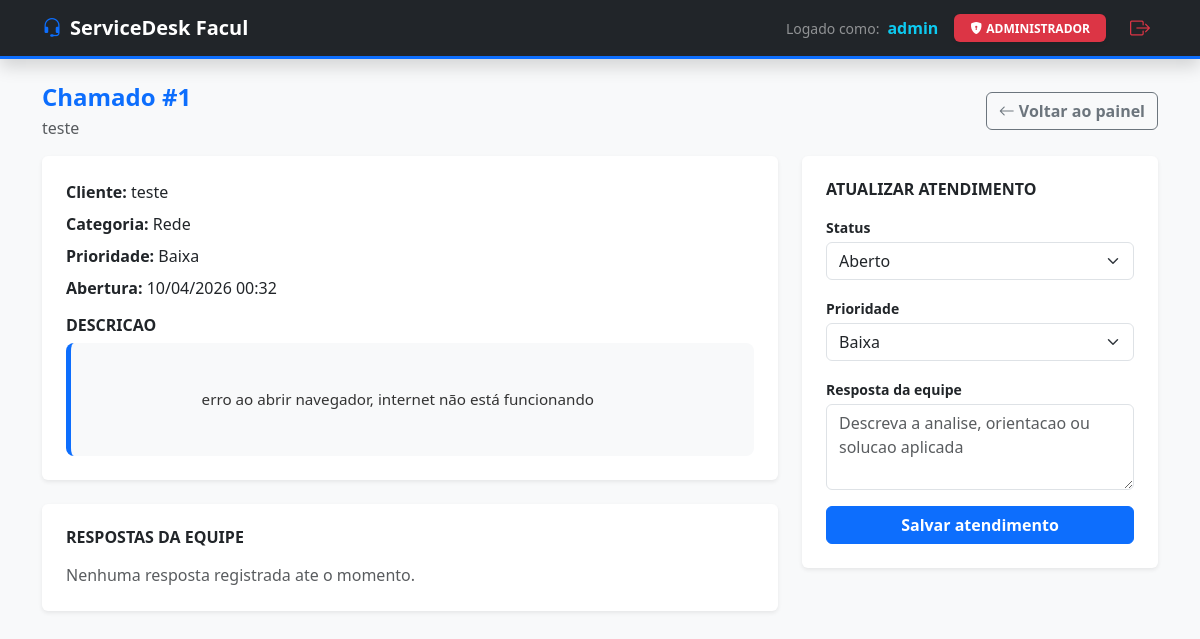
/chamado/1/ (signed in), run on an earlier commit of the app's database.
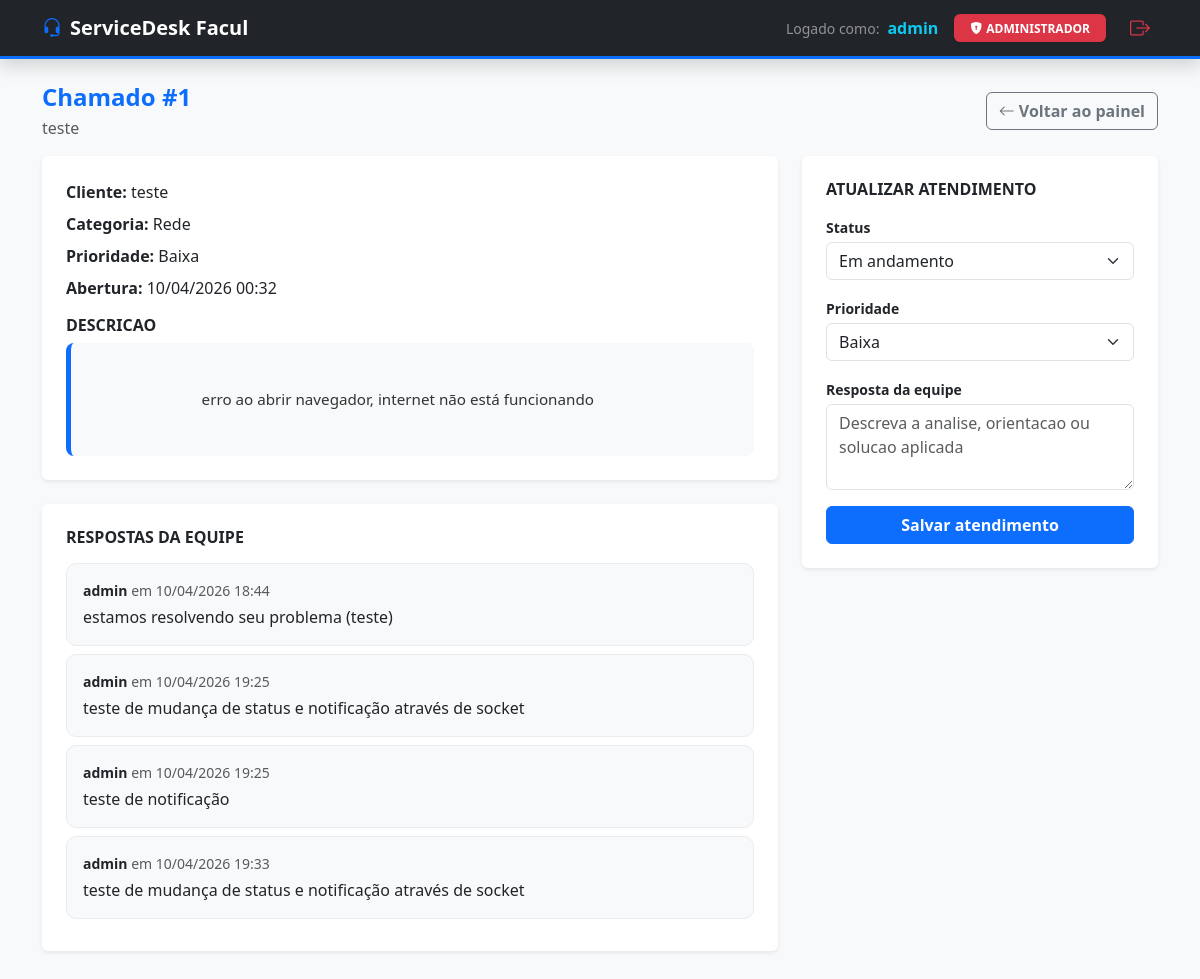
And on a later commit of the database.
### chamados/models.py (models this page shows, shortened)
class Chamado(models.Model):
    STATUS_CHOICES = [
        ("aberto", "Aberto"),
        ("andamento", "Em andamento"),
        ("concluido", "Concluido"),
    ]
    PRIORIDADE_CHOICES = [
        ("baixa", "Baixa"),
        ("media", "Media"),
        ("alta", "Alta"),
    ]
    CATEGORIA_CHOICES = [
        ("hardware", "Hardware"),
        ("software", "Software"),
        ("rede", "Rede"),
        ("acesso", "Acesso"),
        ("outros", "Outros"),
    ]
    titulo = models.CharField(max_length=100)
    descricao = models.TextField()
    categoria = models.CharField(
        max_length=20, choices=CATEGORIA_CHOICES, default="outros"
    )
    usuario = models.ForeignKey(User, on_delete=models.CASCADE)
    status = models.CharField(max_length=20, choices=STATUS_CHOICES, default="aberto")
    prioridade = models.CharField(max_length=20, choices=PRIORIDADE_CHOICES)
    data_criacao = models.DateTimeField(auto_now_add=True)
    class Meta:
        ordering = ["-data_criacao"]

class Comentario(models.Model):
    chamado = models.ForeignKey(
        Chamado, on_delete=models.CASCADE, related_name="comentarios"
    )
    usuario = models.ForeignKey(User, on_delete=models.CASCADE)
    texto = models.TextField()
    data = models.DateTimeField(auto_now_add=True)

### chamados/views.py (the view)
@login_required
def detalhe_chamado_admin(request, chamado_id):
    if not (request.user.is_staff or request.user.is_superuser):
        messages.error(request, "Somente a equipe de infra pode visualizar este chamado.")
        return redirect("lista_chamados")
    chamado = get_object_or_404(
        Chamado.objects.select_related("usuario").prefetch_related("comentarios__usuario"),
        id=chamado_id,
    )
    form_atualizacao = AtualizacaoChamadoAdminForm(chamado=chamado)
    return render(
        request,
        "chamados/detalhe_chamado/index.html",
        {"chamado": chamado, "form_atualizacao": form_atualizacao},
    )

### chamados/forms.py
class AtualizacaoChamadoAdminForm(forms.Form):
    status = forms.ChoiceField(choices=Chamado.STATUS_CHOICES, label="Status")
    prioridade = forms.ChoiceField(
        choices=Chamado.PRIORIDADE_CHOICES,
        label="Prioridade",
    )
    resposta = forms.CharField(
        label="Resposta da equipe",
        required=False,
        widget=forms.Textarea(
            attrs={
                "rows": 3,
                "placeholder": "Descreva a analise, orientacao ou solucao aplicada",
            }
        ),
    )
    def __init__(self, *args, chamado=None, **kwargs):
        super().__init__(*args, **kwargs)
        if chamado is not None:
            self.fields["status"].initial = chamado.status
            self.fields["prioridade"].initial = chamado.prioridade
        self.fields["status"].widget.attrs["class"] = "form-select"
        self.fields["prioridade"].widget.attrs["class"] = "form-select"
        self.fields["resposta"].widget.attrs["class"] = "form-control"

### chamados/templates/chamados/detalhe_chamado/index.html (shortened to what this page needs)
{% load static %}
<!DOCTYPE html>
<html lang="pt-br">
<head>
    <link href="https://cdn.jsdelivr.net/npm/bootstrap@5.3.0/dist/css/bootstrap.min.css" rel="stylesheet">
    <link rel="stylesheet" href="https://cdn.jsdelivr.net/npm/bootstrap-icons@1.11.1/font/bootstrap-icons.css">
</head>
<body class="bg-light">
    <nav class="navbar navbar-dark bg-dark mb-4 shadow">
        <div class="container">
            <a class="navbar-brand fw-bold" href="{% url 'lista_chamados' %}">
                <i class="bi bi-headset me-2 text-primary"></i>ServiceDesk Facul
            </a>
            <div class="text-white d-flex align-items-center">
                <span class="me-2 small text-white-50">Logado como:</span>
                <span class="fw-bold me-3 text-info">{{ user.username }}</span>
                <span class="badge bg-danger shadow-sm px-3 py-2">
                    <i class="bi bi-shield-lock-fill me-1"></i>ADMINISTRADOR
                </span>
                <a href="{% url 'logout_usuario' %}" class="ms-3 btn btn-sm btn-outline-danger border-0 fw-bold">
                    <i class="bi bi-box-arrow-right fs-5"></i>
                </a>
            </div>
        </div>
    </nav>
    <div
        id="caixa-notificacoes"
        class="position-fixed top-0 end-0 p-3"
        style="z-index: 1080; width: min(92vw, 380px);"
    ></div>
    <main class="container pb-5">
        <div class="d-flex justify-content-between align-items-center mb-3">
            <div>
                <h4 class="mb-1 fw-bold text-primary">Chamado #{{ chamado.id }}</h4>
                <p class="mb-0 text-muted">{{ chamado.titulo }}</p>
            </div>
            <a href="{% url 'lista_chamados' %}" class="btn btn-outline-secondary fw-bold">
                <i class="bi bi-arrow-left me-1"></i>Voltar ao painel
            </a>
        </div>
        <div class="row g-4">
            <div class="col-12 col-lg-8">
                <div class="card border-0 shadow-sm">
                    <div class="card-body p-4">
                        <p class="mb-2"><strong>Cliente:</strong> {{ chamado.usuario.username }}</p>
                        <p class="mb-2"><strong>Categoria:</strong> {{ chamado.get_categoria_display }}</p>
                        <p class="mb-2"><strong>Prioridade:</strong> {{ chamado.get_prioridade_display }}</p>
                        <p class="mb-3"><strong>Abertura:</strong> {{ chamado.data_criacao|date:"d/m/Y H:i" }}</p>
                        <h6 class="fw-bold text-dark text-uppercase mb-2">Descricao</h6>
                        <div class="caixa-descricao">
                            {{ chamado.descricao|linebreaksbr }}
                        </div>
                    </div>
                </div>
                <div class="card border-0 shadow-sm mt-4">
                    <div class="card-body p-4">
                        <h6 class="fw-bold text-dark text-uppercase mb-3">Respostas da equipe</h6>
                        {% for comentario in chamado.comentarios.all %}
                            <article class="resposta-card p-3 mb-2">
                                <p class="mb-1 small">
                                    <strong>{{ comentario.usuario.username }}</strong>
                                    <span class="text-muted">em {{ comentario.data|date:"d/m/Y H:i" }}</span>
                                </p>
                                <p class="mb-0">{{ comentario.texto|linebreaksbr }}</p>
                            </article>
                        {% empty %}
                            <p class="text-muted mb-0">Nenhuma resposta registrada ate o momento.</p>
                        {% endfor %}
                    </div>
                </div>
            </div>
            <div class="col-12 col-lg-4">
                <div class="card border-0 shadow-sm">
                    <div class="card-body p-4">
                        <h6 class="fw-bold text-dark text-uppercase mb-3">Atualizar atendimento</h6>
                        <form method="post" action="{% url 'atualizar_chamado_admin' chamado.id %}">
                            <div class="mb-3">
                                <label class="form-label small fw-bold mb-1">Status</label>
                                {{ form_atualizacao.status }}
                            </div>
                            <div class="mb-3">
                                <label class="form-label small fw-bold mb-1">Prioridade</label>
                                {{ form_atualizacao.prioridade }}
                            </div>
                            <div class="mb-3">
                                <label class="form-label small fw-bold mb-1">Resposta da equipe</label>
                                {{ form_atualizacao.resposta }}
                            </div>
                            <button type="submit" class="btn btn-primary fw-bold w-100">
                                Salvar atendimento
                            </button>
                        </form>
                    </div>
                </div>
            </div>
        </div>
    </main>
</body>
</html>

### chamados/templates/chamados/detalhe_chamado/index.html (style rules this page uses)
.navbar { border-bottom: 3px solid #0d6efd; }
.caixa-descricao { background-color: #f8f9fa; border-left: 5px solid #0d6efd; padding: 20px; border-radius: 8px; white-space: pre-wrap; color: #333; font-size: 0.95rem; line-height: 1.6; }
.resposta-card { border: 1px solid #e9ecef; border-radius: 10px; background: #f8f9fa; }

What changed in the data, as far as the page shows it:
added Comentario: usuario.username "admin", data "10/04/2026 18:44", texto "estamos resolvendo seu problema (teste)"
added Comentario: usuario.username "admin", data "10/04/2026 19:25", texto "teste de mudança de status e notificação através de socket"
added Comentario: usuario.username "admin", data "10/04/2026 19:25", texto "teste de notificação"
added Comentario: usuario.username "admin", data "10/04/2026 19:33", texto "teste de mudança de status e notificação através de socket"
Also different on the page:
form field status: "Aberto" → "Em andamento"
text no longer shown: "Nenhuma resposta registrada ate o momento."
